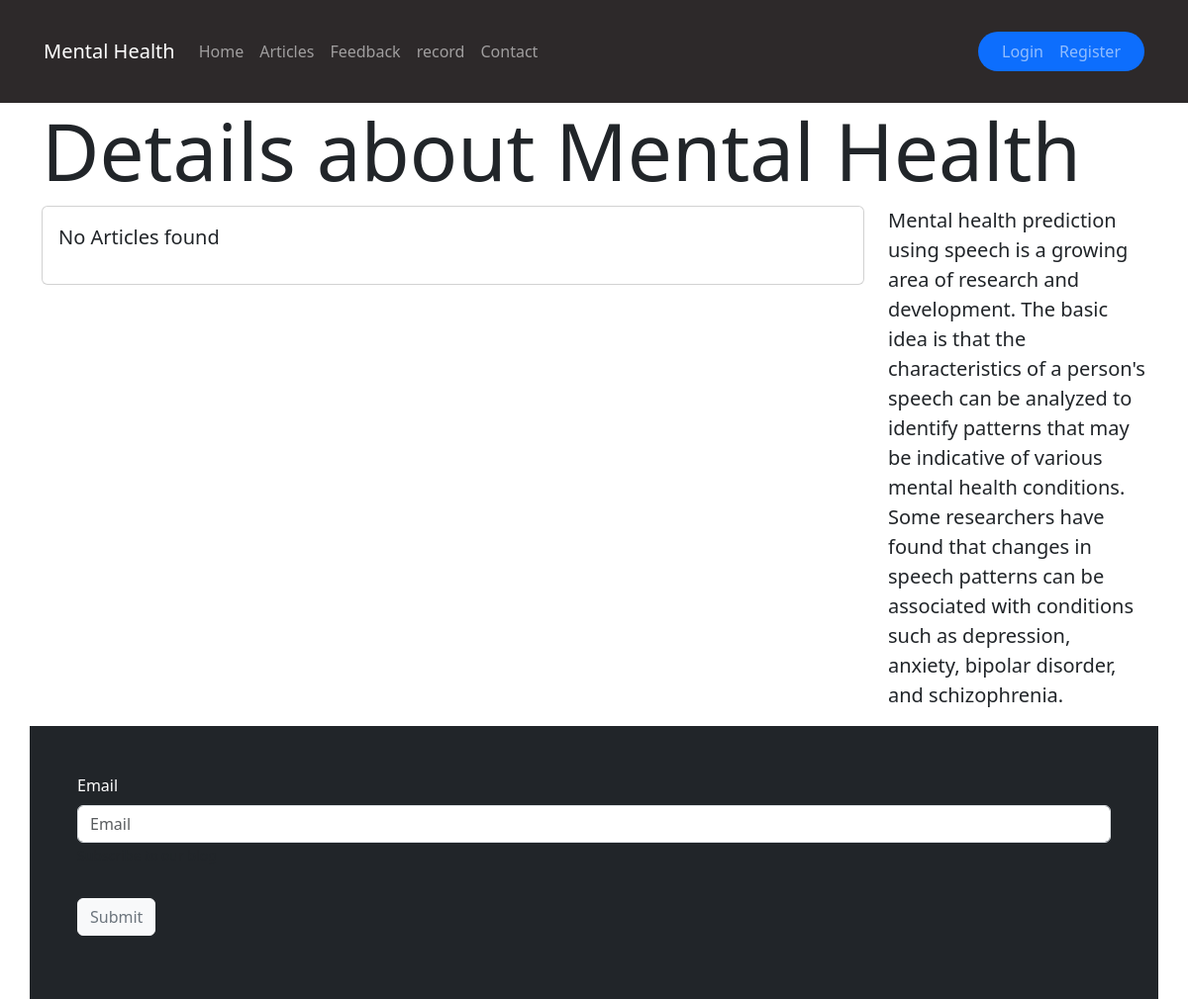
Page /blog/ on the earlier database version.
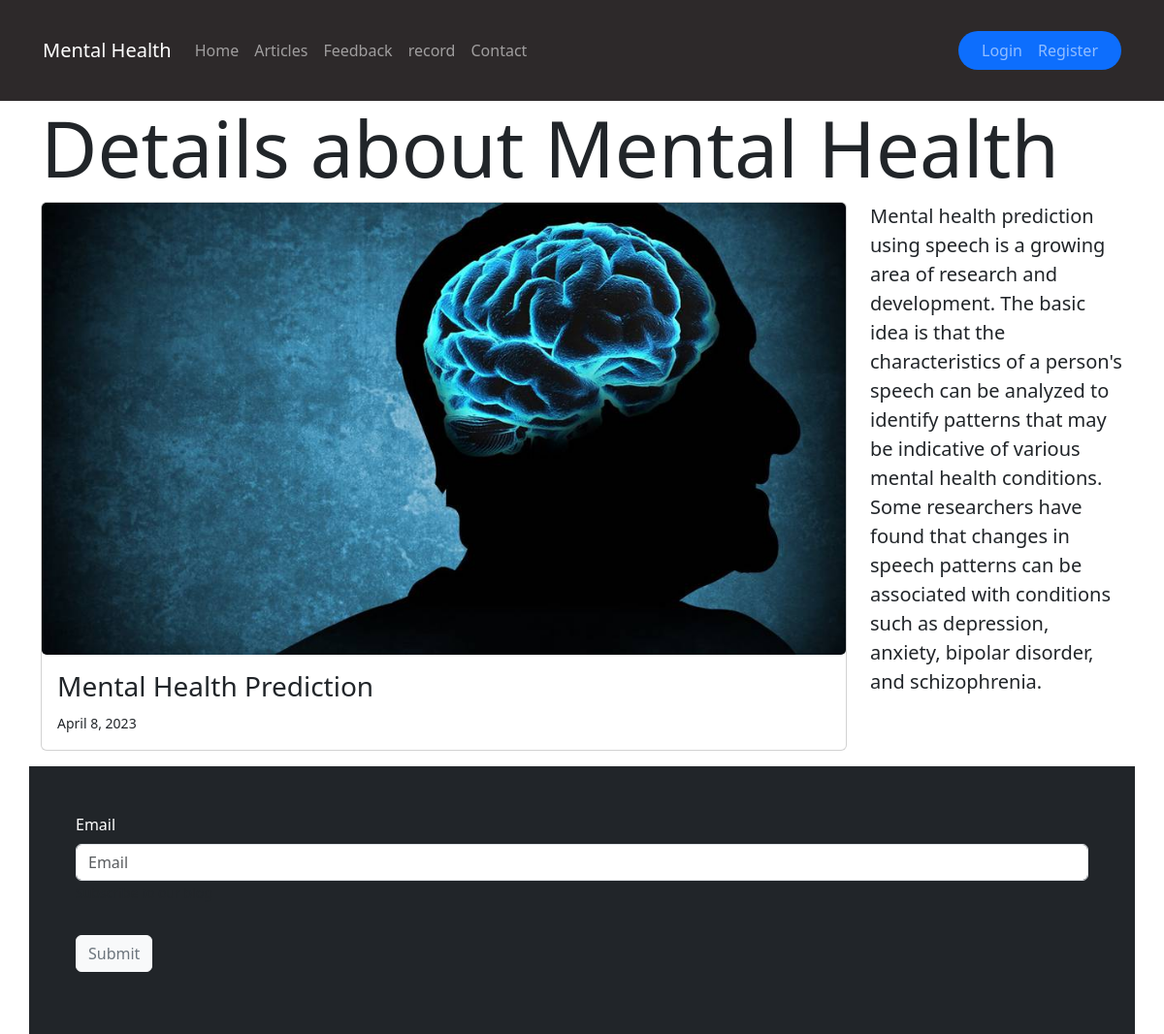
Same page on the later database version.
### blog/models.py (models this page shows, shortened)
class Article(models.Model):
    title = models.CharField(max_length=100)
    slug = models.SlugField()
    content = models.TextField()
    created_on = models.DateTimeField(auto_now_add=True)
    image = models.ImageField(upload_to='blog/images/', blank=True, null=True)
    tags = models.ManyToManyField(Tag)

### blog/views.py (the view)
# urls.py: path('', views.blog_list, name='blogs'),
def blog_list(request):
    articles = Article.objects.all().order_by('-created_on')
    form = SubscribeForm()
    if request.method == 'POST':
        email = request.POST.get('email')
        if len(email) > 0:
            sub = Subscriber(email=email)   # create a new subscriber object
            sub.save()                      # save the subscriber to the database
            print('Subscriber saved')
    ctx = {
        'articles': articles,
        'form': form
    }
    return render(request, 'blog/list.html', ctx)

### blog/forms.py
class SubscribeForm(forms.Form):
    email = forms.EmailField(help_text='Subscribe to our blog')

### templates/blog/list.html (shortened to what this page needs)
{% extends 'layout/base.html' %}
{% load django_bootstrap5 %}
{% block content %}
<div class="container">
    <div class="row">
        <div class="col-md-12">
            <h3 class="display-1">Details about Mental Health</h3>
        </div>
        <div class="col-md-9    ">
            {% for item in articles %}
            <div class="card mb-3">
                {% if item.image %}
                <img src="{{item.image.url}}" alt="" class="card-img">
                {% endif %}
                <div class="card-body">
                    <h3 class="card-title">{{item.title}}</h3>
                    <small>{{item.created_on.date}}</small>
                </div>
            </div>
            {% empty %}
            <div class="card">
                <div class="card-body">
                    <p class="lead">No Articles found</p>
                </div>
            </div>
            {% endfor %}
        </div>
        <div class="col-md-3">
            <p class="lead">
                Mental health prediction using speech is a growing area of research and development. The basic idea is that the characteristics of a person's speech can be analyzed to identify patterns that may be indicative of various mental health conditions. Some researchers have found that changes in speech patterns can be associated with conditions such as depression, anxiety, bipolar disorder, and schizophrenia.
            </p>
        </div>
    </div>
</div>
<div class = "container p-5 bg-dark text-white">
    <div class="row">
        <form method="post" autocomplete="off">
        {% bootstrap_form form layout="inline" %}
        <button type="submit" class="btn btn-light text-secondary my-3">Submit</button>
    </form>
    </div>
    </div>
{% endblock content %}

Differences in the rows shown:
added Article: image (picture), title "Mental Health Prediction", created_on "April 8, 2023"
Other differences:
text no longer shown: "No Articles found"
